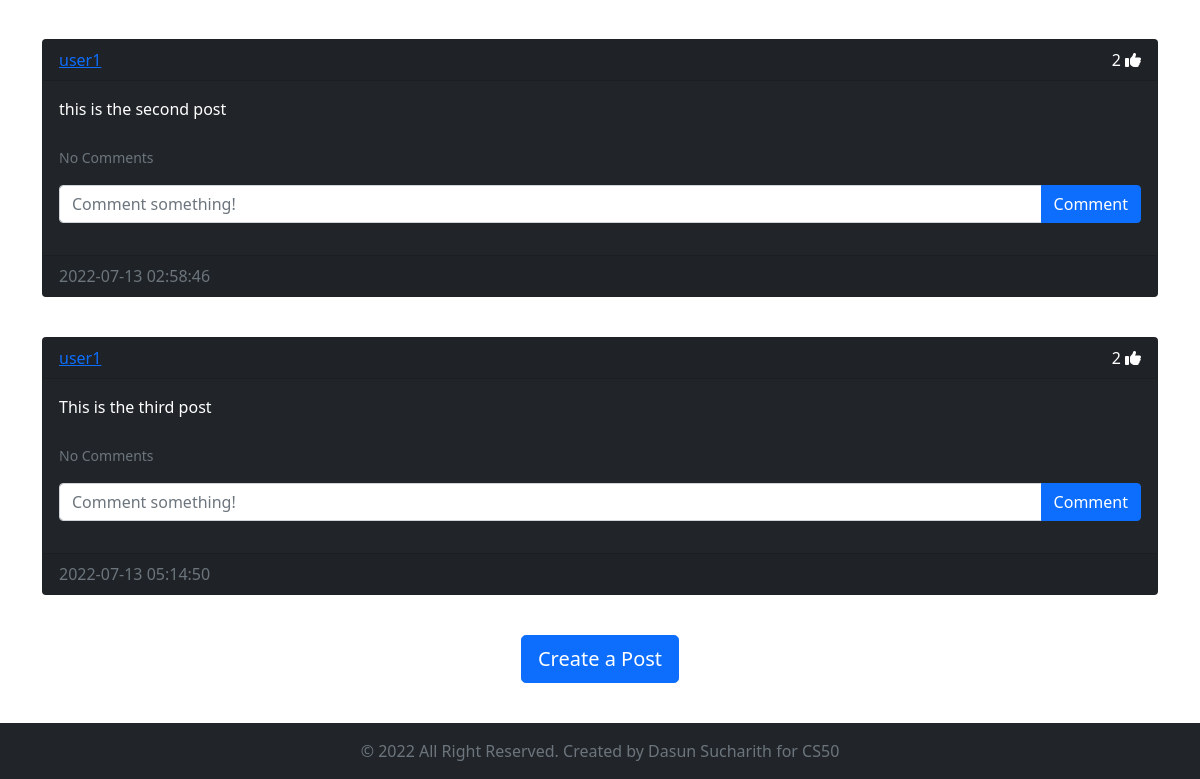
The page /home (signed in, lower part) on the database as committed earlier.
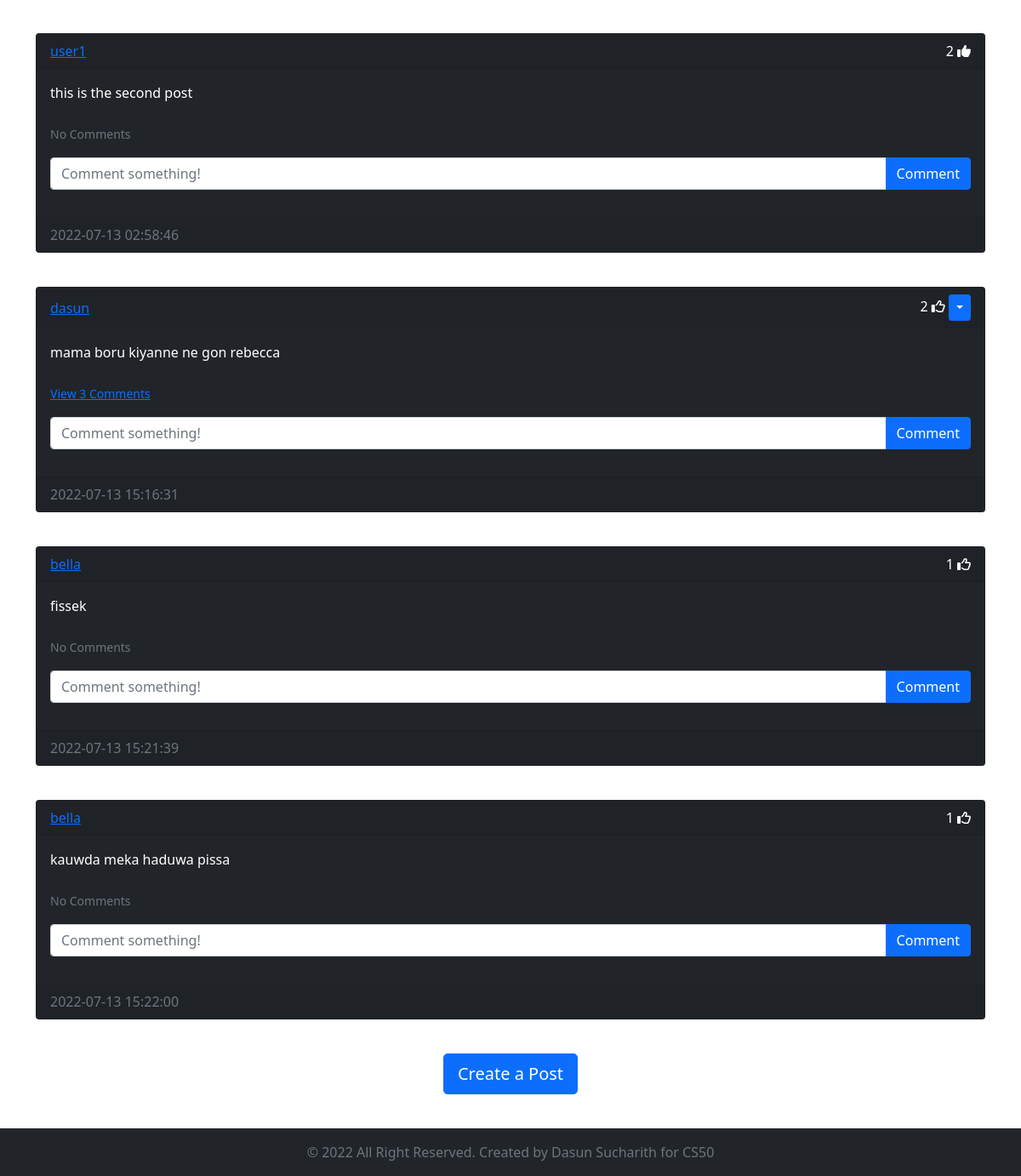
The same page on the database as committed later.
### website/models.py (models this page shows)
class Post(db.Model):
    id = db.Column(db.Integer, primary_key=True)
    text = db.Column(db.Text, nullable=False)
    date_created = db.Column(db.DateTime(timezone=True), default=func.now())
    author = db.Column(db.Integer, db.ForeignKey(
        'user.id', ondelete='CASCADE'), nullable=False)
    comments = db.relationship('Comment', backref='post', passive_deletes=True)
    likes = db.relationship('Like', backref='post', passive_deletes=True)

class User(db.Model, UserMixin):
    id = db.Column(db.Integer, primary_key=True)
    email = db.Column(db.String(150), unique=True)
    username = db.Column(db.String(150), unique=True)
    password = db.Column(db.String(150))
    date_created = db.Column(db.DateTime(timezone=True), default=func.now())
    posts = db.relationship('Post', backref='user', passive_deletes=True)
    comments = db.relationship('Comment', backref='user', passive_deletes=True)
    likes = db.relationship('Like', backref='user', passive_deletes=True)

### website/views.py (the view)
@views.route('/')
@views.route('/home')
@login_required
def home():
    posts = Post.query.all()
    return render_template('home.html', user=current_user, posts=posts)

### website/__init__.py (called while the page is built)
def create_app():
    app = Flask(__name__)
    app.config['SECRET_KEY'] = "slviki.org"
    app.config['SQLALCHEMY_DATABASE_URI'] = f'sqlite:///{DB_NAME}'
    app.config['SQLALCHEMY_TRACK_MODIFICATIONS'] = False
    db.init_app(app)
    from .views import views
    from .auth import auth
    app.register_blueprint(views, url_prefix="/")
    app.register_blueprint(auth, url_prefix="/")
    from .models import User, Post, Comment, Like
    create_database(app)
    login_manager = LoginManager()
    login_manager.login_view = 'auth.login'
    login_manager.init_app(app)
    @login_manager.user_loader
    def load_user(id):
        return User.query.get(int(id))
    return app

### website/templates/home.html (shortened to what this page needs)
{% extends "posts_div.html" %}

### website/templates/posts_div.html (shortened to what this page needs)
{% extends "base.html" %}
{% block content %}
  <br />
  <br />
  <div class="row">
    <div id="posts">
      {% for post in posts %}
        <div class="card text-white bg-dark mb-3">
          <div class="card-header d-flex justify-content-between align-items-center">
            <a href="/posts/{{post.user.username}}">{{post.user.username}}</a>
            <div>
              <span id="likes-count-{{post.id}}">
                {{ post.likes|length }}
              </span>
              {% if user.id in post.likes|map(attribute="author")|list %}
                <i class="fas fa-thumbs-up" id="like-button-{{post.id}}" onclick="like({{post.id}})"></i>
              {% else %}
                <i class="far fa-thumbs-up" id="like-button-{{post.id}}" onclick="like({{post.id}})"></i>
              {% endif %}
              {% if user.id == post.author %}
              <div class="btn-group">
                <button type="button" class="btn btn-sm btn-primary dropdown-toggle" data-bs-toggle="dropdown"></button>
              </div>
              {% endif %}
            </div>
          </div>
          <div class="card-body">
            <div class="card-text">{{post.text}}</div>
            <br />
            <p class="card-text bg-dark">
              {% if post.comments|length > 0 %}
                <a data-bs-toggle="collapse" href="#comments-{{post.id}}" role="button">
                  <small>View {{post.comments|length}} Comments</small>
                </a>
                {% else %}
                  <small class="text-muted">No Comments</small>
              {% endif %}
            </p>
            <form class="input-group mb-3" method="POST" action="/create-comment/{{post.id}}">
              <input type="text" id="text" name="text" class="form-control" placeholder="Comment something!" />
              <button type="submit" class="btn btn-primary">Comment</button>
            </form>
          </div>
          <div class="card-footer text-muted">{{post.date_created}}</div>
        </div>
        <br />
      {% endfor %}
    </div>
  </div>
  <div class="row">
    {% block footer %}
      <div align="center">
        <a href="/create-post">
          <button type="button" class="btn btn-primary btn-lg">Create a Post</button>
        </a>
      </div>
    {% endblock %}
  </div>
  <br /><br /><br /><br />
{% endblock %}

Rows that differ between the two databases and show on the page:
removed Post: user.username "user1", likes|length "2", text "This is the third post", shows "No Comments", date_created "2022-07-13 05:14:50"
added Post: user.username "dasun", likes|length "2", text "mama boru kiyanne ne gon rebecca", comments|length "3", date_created "2022-07-13 15:16:31"
added Post: user.username "bella", likes|length "1", text "fissek", shows "No Comments", date_created "2022-07-13 15:21:39"
added Post: user.username "bella", likes|length "1", text "kauwda meka haduwa pissa", shows "No Comments", date_created "2022-07-13 15:22:00"
